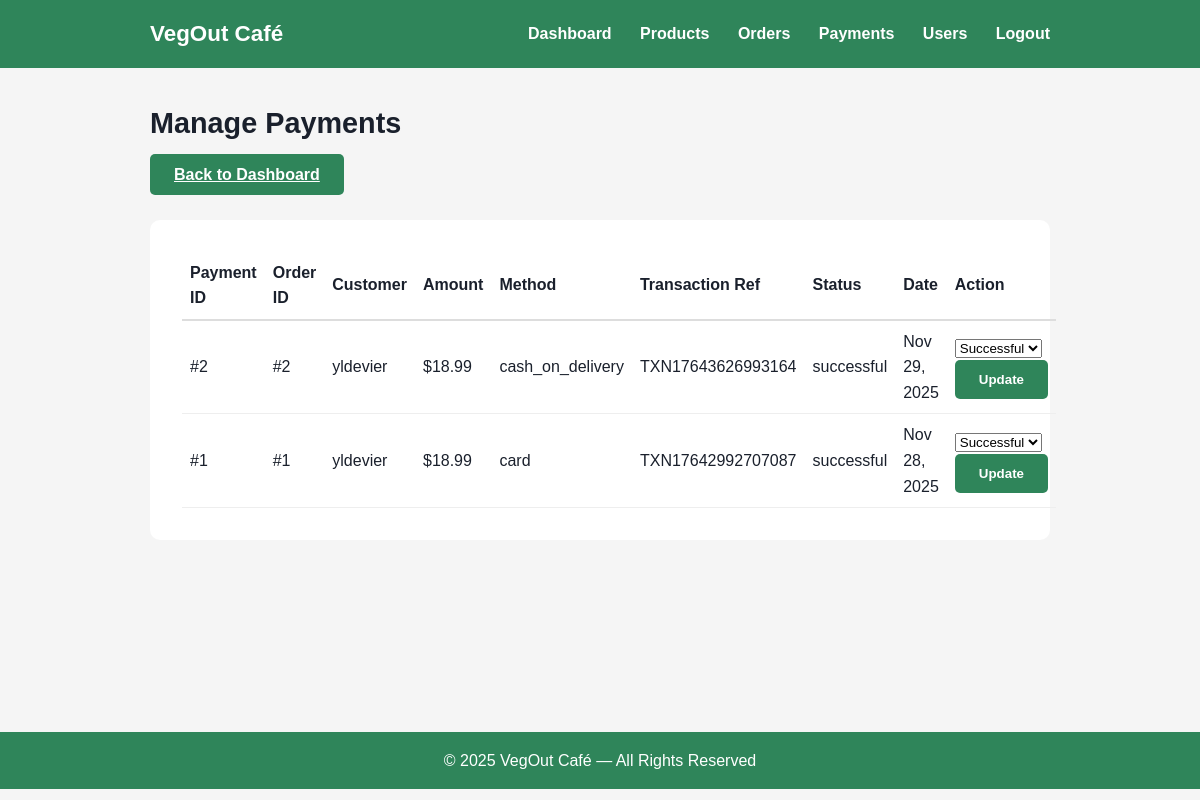
/admin/payments.php (signed in), run on the app's committed database.
### tables this page shows
CREATE TABLE `payments` (
  `payment_id` int(11) NOT NULL,
  `order_id` int(11) DEFAULT NULL,
  `amount` decimal(10,2) DEFAULT NULL,
  `method` enum('card','wallet','cash_on_delivery') DEFAULT NULL,
  `status` enum('pending','successful','failed','refunded') DEFAULT NULL,
  `transaction_ref` varchar(255) DEFAULT NULL,
  `processed_at` datetime DEFAULT NULL
);

CREATE TABLE `orders` (
  `order_id` int(11) NOT NULL,
  `user_id` int(11) DEFAULT NULL,
  `total_amount` decimal(10,2) DEFAULT NULL,
  `order_status` enum('pending','paid','shipped','completed','cancelled','refunded') DEFAULT NULL,
  `payment_status` enum('pending','paid','failed','refunded') DEFAULT NULL,
  `created_at` datetime DEFAULT current_timestamp(),
  `updated_at` datetime DEFAULT NULL ON UPDATE current_timestamp()
);

CREATE TABLE `users` (
  `user_id` int(11) NOT NULL,
  `role` enum('admin','seller','customer') NOT NULL,
  `username` varchar(50) NOT NULL,
  `email` varchar(100) NOT NULL,
  `password_hash` varchar(255) NOT NULL,
  `full_name` varchar(100) DEFAULT NULL,
  `phone` varchar(20) DEFAULT NULL,
  `status` enum('active','inactive','banned') DEFAULT 'active',
  `created_at` datetime DEFAULT current_timestamp(),
  `updated_at` datetime DEFAULT NULL ON UPDATE current_timestamp()
);

### admin/payments.php (the view, shortened to what this page needs)
<?php
$db = getDB();
$payments_result = $db->query("
    SELECT p.*, o.order_id, u.username
    FROM payments p
    JOIN orders o ON p.order_id = o.order_id
    JOIN users u ON o.user_id = u.user_id
    ORDER BY p.processed_at DESC
");
$payments = $payments_result ? $payments_result->fetch_all(MYSQLI_ASSOC) : [];
include '../includes/header.php';
?>
<div class="container" style="min-height: calc(100vh - 200px);">
    <h2>Manage Payments</h2>
    <a href="dashboard.php" class="btn">Back to Dashboard</a>
    <div style="background:white;padding:2rem;border-radius:10px;margin-top:2rem;">
        <?php if (empty($payments)): ?>
            <div style="text-align:center;padding:3rem;color:var(--text-light);">
                <h3>No Payments Yet</h3>
                <p>Payment transactions will appear here once orders are placed.</p>
            </div>
        <?php else: ?>
        <table style="width:100%;border-collapse:collapse;">
            <thead>
                <tr style="border-bottom:2px solid #ddd;">
                    <th style="padding:0.5rem;text-align:left;">Payment ID</th>
                    <th style="padding:0.5rem;text-align:left;">Order ID</th>
                    <th style="padding:0.5rem;text-align:left;">Customer</th>
                    <th style="padding:0.5rem;text-align:left;">Amount</th>
                    <th style="padding:0.5rem;text-align:left;">Method</th>
                    <th style="padding:0.5rem;text-align:left;">Transaction Ref</th>
                    <th style="padding:0.5rem;text-align:left;">Status</th>
                    <th style="padding:0.5rem;text-align:left;">Date</th>
                    <th style="padding:0.5rem;text-align:left;">Action</th>
                </tr>
            </thead>
            <tbody>
                <?php foreach ($payments as $payment): ?>
                <tr style="border-bottom:1px solid #eee;">
                    <td style="padding:0.5rem;">#<?= $payment['payment_id'] ?></td>
                    <td style="padding:0.5rem;">#<?= $payment['order_id'] ?></td>
                    <td style="padding:0.5rem;"><?= htmlspecialchars($payment['username']) ?></td>
                    <td style="padding:0.5rem;">$<?= number_format($payment['amount'], 2) ?></td>
                    <td style="padding:0.5rem;"><?= htmlspecialchars($payment['method']) ?></td>
                    <td style="padding:0.5rem;"><?= htmlspecialchars($payment['transaction_ref']) ?></td>
                    <td style="padding:0.5rem;"><?= htmlspecialchars($payment['status']) ?></td>
                    <td style="padding:0.5rem;"><?= date('M d, Y', strtotime($payment['processed_at'])) ?></td>
                    <td style="padding:0.5rem;">
                        <form method="POST" style="display:inline;">
                            <select name="status">
                                <option value="successful" <?= $payment['status'] === 'successful' ? 'selected' : '' ?>>Successful</option>
                            </select>
                            <button type="submit" class="btn">Update</button>
                        </form>
                    </td>
                </tr>
                <?php endforeach; ?>
            </tbody>
        </table>
        <?php endif; ?>
    </div>
</div>
<?php include '../includes/footer.php'; ?>

### assets/css/style.css (style rules this page uses)
:root { --primary: #2f855a; --primary-dark: #276749; --bg: #f5f5f5; --text-dark: #1a202c; --text-light: #4a5568; --radius: 10px; }
body { margin: 0; font-family: Arial, sans-serif; background-color: var(--bg); color: var(--text-dark); line-height: 1.6; }
.container { max-width: 900px; margin: 2rem auto; padding: 0 2rem; }
h2 { margin-bottom: 1rem; font-size: 1.8rem; }
.btn { background: var(--primary); color: white; padding: 0.75rem 1.5rem; border: none; border-radius: 5px; cursor: pointer; font-weight: bold; }

### data on the page
payments: payment_id "2", order.order_id "2", users.username "yldevier", amount "18.99", method "cash_on_delivery", transaction_ref "TXN17643626993164", status "successful", processed_at "Nov 29, 2025", status "Successful"
payments: payment_id "1", order.order_id "1", users.username "yldevier", amount "18.99", method "card", transaction_ref "TXN17642992707087", status "successful", processed_at "Nov 28, 2025", status "Successful"
